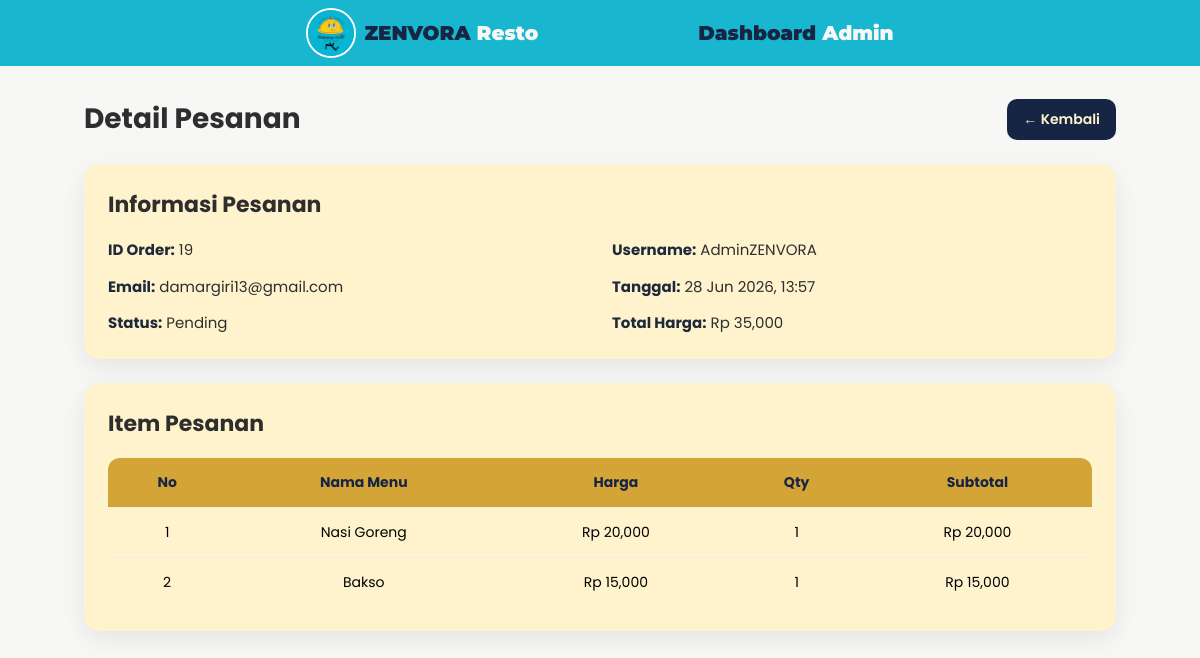
/admin/order_detail.php?id=19 (signed in), run on the app's committed database.
### tables this page shows
CREATE TABLE `orders` (
  `id` int(11) NOT NULL,
  `user_id` int(11) DEFAULT NULL,
  `total_harga` int(11) DEFAULT NULL,
  `order_date` timestamp NOT NULL DEFAULT current_timestamp(),
  `status` enum('pending','diproses','dikirim','selesai') DEFAULT 'pending',
  `created_at` timestamp NOT NULL DEFAULT current_timestamp()
);

CREATE TABLE `users` (
  `id` int(11) NOT NULL,
  `username` varchar(100) DEFAULT NULL,
  `email` varchar(100) DEFAULT NULL,
  `password` varchar(255) DEFAULT NULL,
  `role` enum('admin','user') DEFAULT 'user',
  `foto` varchar(255) DEFAULT NULL,
  `created_at` timestamp NOT NULL DEFAULT current_timestamp()
);

CREATE TABLE `order_details` (
  `id` int(11) NOT NULL,
  `order_id` int(11) NOT NULL,
  `menu_id` int(11) NOT NULL,
  `quantity` int(11) NOT NULL,
  `harga` int(11) NOT NULL,
  `subtotal` int(11) NOT NULL
);

CREATE TABLE `menus` (
  `id` int(11) NOT NULL,
  `category_id` int(11) DEFAULT NULL,
  `nama_menu` varchar(100) DEFAULT NULL,
  `deskripsi` text DEFAULT NULL,
  `harga` int(11) DEFAULT NULL,
  `gambar` varchar(255) DEFAULT NULL,
  `stok` int(11) DEFAULT NULL,
  `rating` decimal(2,1) DEFAULT 0.0,
  `total_review` int(11) DEFAULT 0
);

### admin/order_detail.php (the view, shortened to what this page needs)
<?php
include '../database/koneksi.php';
$order_id = (int) $_GET['id'];
$orderQuery = mysqli_query($conn, "
    SELECT
        orders.*,
        users.username,
        users.email
    FROM orders
    JOIN users ON orders.user_id = users.id
    WHERE orders.id = $order_id
");
$order = mysqli_fetch_assoc($orderQuery);
$detailQuery = mysqli_query($conn, "
    SELECT
        order_details.*,
        menus.nama_menu
    FROM order_details
    JOIN menus ON order_details.menu_id = menus.id
    WHERE order_details.order_id = $order_id
");
include 'adminHeader.php';
include 'adminNavbar.php';
?>
<section class="order-detail-section">
    <div class="order-detail-header">
        <h1>Detail Pesanan</h1>
        <a href="orders.php" class="back-btn">← Kembali</a>
    </div>
    <div class="order-info-card">
        <h2>Informasi Pesanan</h2>
        <div class="order-info-grid">
            <p><strong>ID Order:</strong> <?= $order['id']; ?></p>
            <p><strong>Username:</strong> <?= htmlspecialchars($order['username']); ?></p>
            <p><strong>Email:</strong> <?= htmlspecialchars($order['email']); ?></p>
            <p><strong>Tanggal:</strong> <?= date('d M Y, H:i', strtotime($order['order_date'])); ?></p>
            <p><strong>Status:</strong> <?= ucfirst($order['status']); ?></p>
            <p><strong>Total Harga:</strong> Rp <?= number_format($order['total_harga']); ?></p>
        </div>
    </div>
    <div class="order-items-card">
        <h2>Item Pesanan</h2>
        <table class="order-detail-table">
            <thead>
                <tr>
                    <th>No</th>
                    <th>Nama Menu</th>
                    <th>Harga</th>
                    <th>Qty</th>
                    <th>Subtotal</th>
                </tr>
            </thead>
            <tbody>
                <?php $no = 1; ?>
                <?php while($item = mysqli_fetch_assoc($detailQuery)): ?>
                <tr>
                    <td><?= $no++; ?></td>
                    <td><?= htmlspecialchars($item['nama_menu']); ?></td>
                    <td>Rp <?= number_format($item['harga']); ?></td>
                    <td><?= $item['quantity']; ?></td>
                    <td>Rp <?= number_format($item['subtotal']); ?></td>
                </tr>
                <?php endwhile; ?>
            </tbody>
        </table>
    </div>
</section>
</body>
</html>

### assets/css/admin.css (style rules this page uses)
:root { --main-color: #f7F7F5; --secondary-color: #18B7CF; --font-main-color: #2E2E2E; --font-secondary-color:#D4A437; --card-main: #fff3cd; --border-color:#E5E0D5; --Tosku-color: #162544; --font-navbar: #facc15; --alert-main: #F97316; --error-main: #EF4444; }
* { margin: 0; padding: 0; box-sizing: border-box; }
body { background: var(--main-color); color: #000000; font-family: "Poppins", sans-serif; }
.order-detail-section { padding: 2rem 7%; min-height: 100vh; }
.order-detail-header { display: flex; justify-content: space-between; align-items: center; gap: 16px; margin-bottom: 24px; flex-wrap: wrap; }
.order-detail-header h1 { font-size: 28px; font-weight: 700; color: var(--font-main-color); margin: 0; }
.back-btn { display: inline-block; padding: 10px 16px; background: var(--Tosku-color); color: var(--card-main); text-decoration: none; border-radius: 10px; font-size: 14px; font-weight: 600; transition: 0.3s ease; }
.order-info-card, .order-items-card { background: var(--card-main); border-radius: 16px; padding: 24px; box-shadow: 0 8px 25px rgba(0, 0, 0, 0.08); margin-bottom: 24px; }
.order-info-card h2, .order-items-card h2 { font-size: 22px; color: var(--font-main-color); margin-bottom: 18px; }
.order-info-grid { display: grid; grid-template-columns: repeat(2, minmax(220px, 1fr)); gap: 14px 24px; }
.order-info-grid p { margin: 0; font-size: 15px; color: var(--font-main-color); line-height: 1.5; }
.order-info-grid strong { color: #1E293B; }
.order-detail-table { width: 100%; border-collapse: collapse; overflow: hidden; border-radius: 12px; }
.order-detail-table thead { background: var(--font-secondary-color); color: var(--Tosku-color); }
.order-detail-table th, .order-detail-table td { padding: 14px 16px; text-align: center; border-bottom: 1px solid #eee; font-size: 14px; }
.order-detail-table tbody tr:last-child td { border-bottom: none; }

### data on the page
orders: id "19", user.username "AdminZENVORA", user.email "damargiri13@gmail.com", order_date "28 Jun 2026, 13:57", status "Pending", total_harga "35,000"
order_details: menu.nama_menu "Nasi Goreng", harga "20,000", quantity "1", subtotal "20,000"
order_details: menu.nama_menu "Bakso", harga "15,000", quantity "1", subtotal "15,000"
